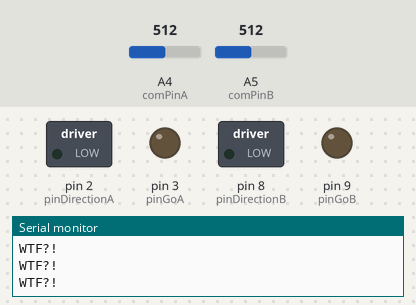
Recording of a sketch running on a simulated Arduino Uno, built with avr-gcc and run on an emulated ATmega328P. Parts: switched loads named in the sketch (green lamp = pin HIGH), output pins drawn as LEDs (lit = HIGH), the last lines printed to the serial monitor. Dashed ring = blinking. Inputs (shaded band) come from the test bench; at power-on: A4 (comPinA) = 512, A5 (comPinB) = 512.

Above: at 1.2 s.
1.3 s: A4 (comPinA) set to 11
2.8 s: A4 (comPinA) set to 8
At 3.56 s:
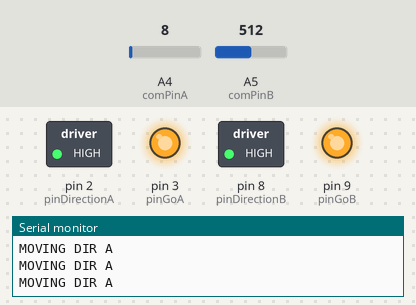
5.8 s: A5 (comPinB) set to 11
8.8 s: A5 (comPinB) set to 8
At 9.5 s:
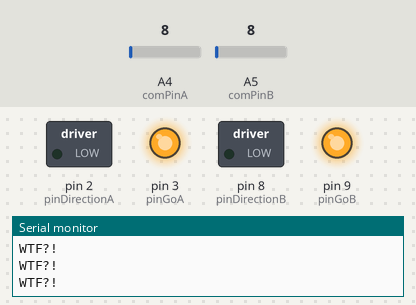
11.8 s: A4 (comPinA) set to 122
At 11.96 s:
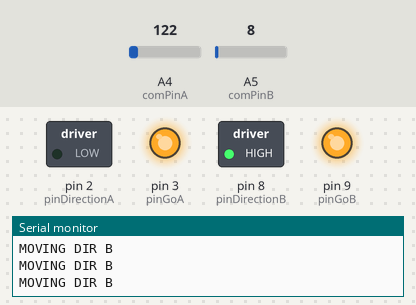
14.8 s: A4 (comPinA) set to 0
At 15.4 s:
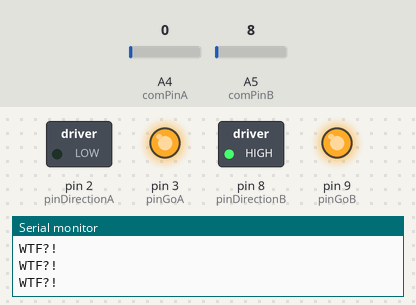
Timing chart, 0 to 17.3 s (numbered marks = the images above; inputs shaded):
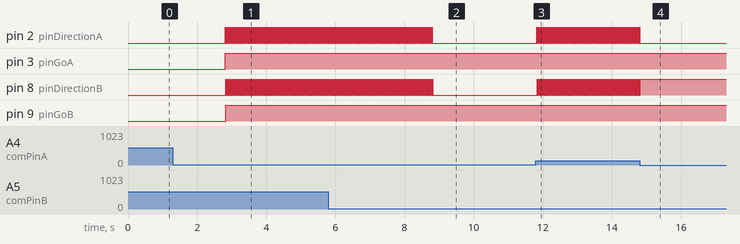

The sketch:

ArduinoStepper_directionA_Velleman_02.ino
```cpp
// communicates with the AC board
int delaylegnth = 5;
//int delayLength02=10;

const int pinDirectionA=2;
const int pinDirectionB=8;
const int pinGoA=3;
const int pinGoB=9;
const int readGoA=5; //read move direction A
const int readGoB=4; //read move direction A
const int comPinA=4;
const int comPinB=5;
bool goDirA=false;
bool goDirB=true;
int comThresh=10;
void moveDirectionA();
void moveDirectionB();

void setup() {

  //establish motor direction toggle pins
  pinMode(pinDirectionA, OUTPUT); //CH A -- HIGH = forwards and LOW = backwards???
  pinMode(pinDirectionB, OUTPUT); //CH B -- HIGH = forwards and LOW = backwards???
  pinMode(pinGoA,OUTPUT);
  pinMode(pinGoB,OUTPUT);
  Serial.begin(9600);

}

void loop(){

  //READ FROM THE PINS

  /*Serial.print(1023-analogRead(comPinA));
  Serial.print("  ");
  Serial.println(1023-analogRead(comPinB));
  delay(1);*/
  goDirA=analogRead(comPinA)<comThresh;
  goDirB=analogRead(comPinB)<comThresh;

  if(goDirA && !goDirB){
    Serial.println("MOVING DIR A");
    moveDirectionB(); //FIX ME MAKES NO SENSE!!!!!
  }
  else if(!goDirA && goDirB){
        Serial.println("MOVING DIR B");
    moveDirectionA(); //FIX ME MAKES NO SENSE!!!!!
  }
  else{
    Serial.println("WTF?!");
    delay(1);
  }
 //delay(delayLength02);
}

void moveDirectionA(){

  digitalWrite(pinDirectionA, HIGH);   //Sets direction of CH A
  analogWrite(pinGoA, 255);   //Moves CH A

  delay(delaylegnth);

  digitalWrite(pinDirectionB, LOW);   //Sets direction of CH B
  analogWrite(pinGoB, 255);   //Moves CH B

  delay(delaylegnth);

  digitalWrite(pinDirectionA, LOW);   //Sets direction of CH A
  analogWrite(pinGoA, 255);   //Moves CH A

  delay(delaylegnth);
  digitalWrite(pinDirectionB, HIGH);   //Sets direction of CH B
  analogWrite(pinGoB, 255);   //Moves CH B

  delay(delaylegnth);
};

void moveDirectionB(){

  digitalWrite(pinDirectionA, HIGH);   //Sets direction of CH A
  analogWrite(pinGoA, 255);   //Moves CH A

  delay(delaylegnth);

  digitalWrite(pinDirectionB, HIGH);   //Sets direction of CH B
  analogWrite(pinGoB, 255);   //Moves CH B

  delay(delaylegnth);

  digitalWrite(pinDirectionA, LOW);   //Sets direction of CH A
  analogWrite(pinGoA, 255);   //Moves CH A

  delay(delaylegnth);

  digitalWrite(pinDirectionB, LOW);   //Sets direction of CH B
  analogWrite(pinGoB, 255);   //Moves CH B

  delay(delaylegnth);

}
```

Measured:
- the behaviour switches between 10 and 9 on A4 (comPinA) (found by bisection; images 0 and 1)
- the behaviour switches between 10 and 9 on A5 (comPinB) (found by bisection; images 1 and 2)
- after the input at 2.8 s, pin 2 (pinDirectionA), pin 8 (pinDirectionB): alternates HIGH for 0.01 s and LOW for 0.01 s, starting at once; pin 3 (pinGoA), pin 9 (pinGoB): LOW → HIGH at once
- after the input at 8.8 s, pin 2 (pinDirectionA), pin 8 (pinDirectionB): goes on until 8.8 s, then stays LOW
- after the input at 11.8 s, pin 2 (pinDirectionA), pin 8 (pinDirectionB): alternates HIGH for 0.01 s and LOW for 0.01 s, starting at once
- after the input at 14.8 s, pin 2 (pinDirectionA): goes on until 14.8 s, then stays LOW; pin 8 (pinDirectionB): goes on until 14.8 s, then stays HIGH
